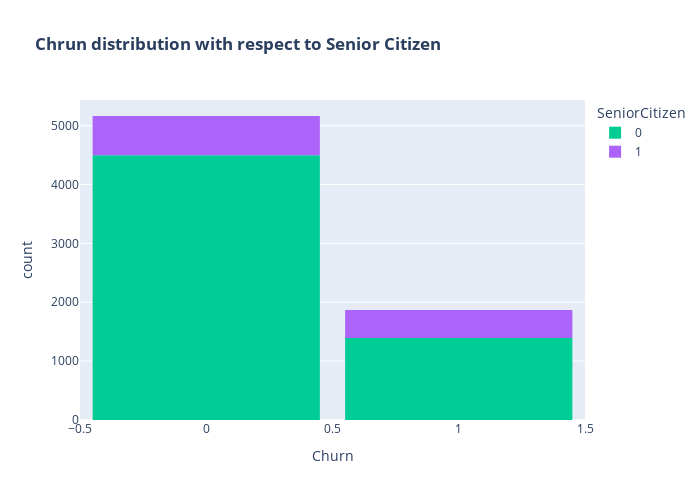

Notebook cell for this chart:
### Code cell
color_map = {"Yes": '#00CC96', "No": '#B6E880'}
fig = px.histogram(dataset, x="Churn", color="SeniorCitizen", title="<b>Chrun distribution with respect to Senior Citizen</b>", color_discrete_map=color_map)
fig.update_layout(width=700, height=500, bargap=0.1)
fig.show()

### Figure 1 — Plotly figure (JSON) as saved in the notebook; plotly's stock layout.template omitted (floating-point values rounded to 4 significant figures; data arrays with more than 128 entries replaced by an {"elided": "..."} marker saying what was removed)
{"data": [{"alignmentgroup": "True", "bingroup": "x", "hovertemplate": "SeniorCitizen=0<br>Churn=%{x}<br>count=%{y}<extra></extra>", "legendgroup": "0", "marker": {"color": "#00cc96", "pattern": {"shape": ""}}, "name": "0", "offsetgroup": "0", "orientation": "v", "showlegend": true, "type": "histogram", "x": {"elided": "5890 int values"}, "xaxis": "x", "yaxis": "y"}, {"alignmentgroup": "True", "bingroup": "x", "hovertemplate": "SeniorCitizen=1<br>Churn=%{x}<br>count=%{y}<extra></extra>", "legendgroup": "1", "marker": {"color": "#ab63fa", "pattern": {"shape": ""}}, "name": "1", "offsetgroup": "1", "orientation": "v", "showlegend": true, "type": "histogram", "x": {"elided": "1142 int values"}, "xaxis": "x", "yaxis": "y"}], "layout": {"bargap": 0.1, "barmode": "relative", "height": 500, "legend": {"title": {"text": "SeniorCitizen"}, "tracegroupgap": 0}, "title": {"text": "<b>Chrun distribution with respect to Senior Citizen</b>"}, "width": 700, "xaxis": {"anchor": "y", "autorange": true, "domain": [0, 1], "range": [-0.5, 1.5], "title": {"text": "Churn"}, "type": "linear"}, "yaxis": {"anchor": "x", "autorange": true, "domain": [0, 1], "range": [0, 5435.0], "title": {"text": "count"}}}}
